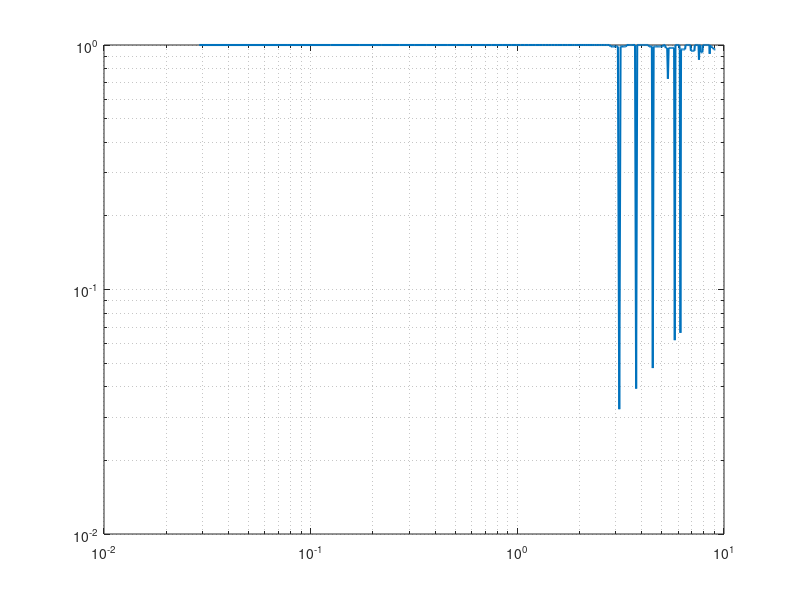

Here is the MATLAB script that generated this plot:
%
%% MECH 505 - Project 1
%% Sichao Zhang
%
%% approach 1:  relationship between fact to h_m
func = @(x) tan(x);

for xx = 1 : 1000
    xval = 0.002*xx;
    fact(xx) = -12*sin(2*xval);
    h = logspace(-6,0,1000);
    est = ((-1/560)*func(xval-4*h) + (8/315)*func(xval-3*h) + (-1/5)*func(xval-2*h) + (8/5)*func(xval-h) + (-205/72)*func(xval) + (8/5)*func(xval+h) + (-1/5)*func(xval+2*h) + (8/315)*func(xval+3*h) + (-1/560)*func(xval+4*h)) ./ (h.^2);
    error = abs(fact(xx) - est);
    m = find(error==min(error));
    h_m(xx) = h(m(1));
end

loglog(fact,h_m,'linewidth',1.5);
hold on;
grid minor;
logfact = log10(fact);
loghm = log10(h_m);
% curve fitting